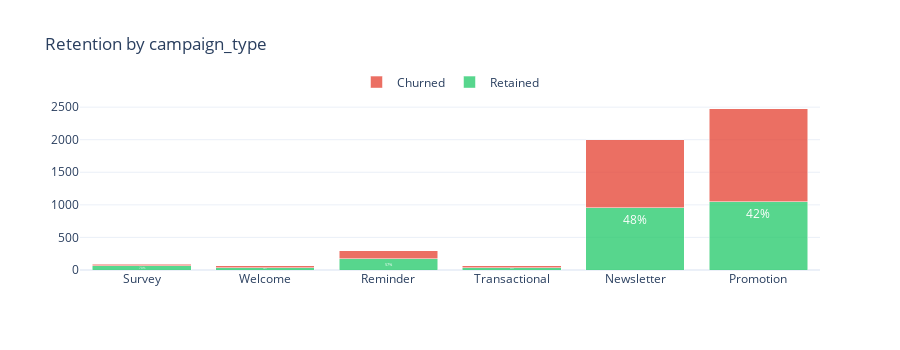

This figure's notebook cell:
### Code cell
# Categorical feature analysis using Cramér's V (if target exists at entity level)
categorical_cols = [c for c in df.select_dtypes(include=['object', 'category']).columns 
                    if c not in [ENTITY_COLUMN, TIME_COLUMN]]

if categorical_cols and ENTITY_COLUMN:
    print("="*70)
    print("CATEGORICAL FEATURE ANALYSIS (Cramér's V)")
    print("="*70)
    
    # For event data, aggregate to entity level first (mode category per entity)
    entity_cats = df.groupby(ENTITY_COLUMN)[categorical_cols].agg(lambda x: x.mode().iloc[0] if len(x.mode()) > 0 else None)
    
    if TARGET_COLUMN and TARGET_COLUMN in df.columns:
        entity_target = df.groupby(ENTITY_COLUMN)[TARGET_COLUMN].first()
        entity_data = entity_cats.join(entity_target)
        
        overall_retention = entity_data[TARGET_COLUMN].mean()
        print(f"\nOverall retention rate: {overall_retention:.1%}")
        
        cat_analyzer = CategoricalTargetAnalyzer(min_samples_per_category=10)
        cat_summary = cat_analyzer.analyze_multiple(entity_data.reset_index(), categorical_cols, TARGET_COLUMN)
        
        print("\n📊 Categorical Feature Strength:")
        print(f"{'Feature':<25} {'Cramér V':>10} {'Strength':<12} {'Significance'}")
        print("-" * 60)
        
        for _, row in cat_summary.iterrows():
            strength = "Strong" if row["cramers_v"] >= 0.3 else "Moderate" if row["cramers_v"] >= 0.1 else "Weak"
            sig = "***" if row["p_value"] < 0.001 else "**" if row["p_value"] < 0.01 else "*" if row["p_value"] < 0.05 else ""
            print(f"{row['feature'][:24]:<25} {row['cramers_v']:>10.3f} {strength:<12} {sig}")
        
        # Detailed analysis for top categorical features
        for col_name in categorical_cols[:3]:
            result = cat_analyzer.analyze(entity_data.reset_index(), col_name, TARGET_COLUMN)
            
            if len(result.category_stats) > 0:
                print(f"\n{'─'*60}")
                print(f"📊 {col_name.upper()} - Retention by Category")
                print("─"*60)
                
                cat_stats = result.category_stats
                categories = cat_stats['category'].tolist()
                retained_counts = cat_stats['retained_count'].tolist()
                churned_counts = cat_stats['churned_count'].tolist()
                
                # Stacked bar chart
                fig = go.Figure()
                fig.add_trace(go.Bar(
                    name='Retained', x=categories, y=retained_counts,
                    marker_color='rgba(46, 204, 113, 0.8)',
                    text=[f"{r/(r+c)*100:.0f}%" for r, c in zip(retained_counts, churned_counts)],
                    textposition='inside', textfont=dict(color='white', size=12)
                ))
                fig.add_trace(go.Bar(
                    name='Churned', x=categories, y=churned_counts,
                    marker_color='rgba(231, 76, 60, 0.8)',
                ))
                fig.update_layout(
                    barmode='stack', title=f"Retention by {col_name}",
                    template='plotly_white', height=350,
                    legend=dict(orientation="h", yanchor="bottom", y=1.02, xanchor="center", x=0.5)
                )
                display_figure(fig)
                
                # High-risk categories
                if result.high_risk_categories:
                    print(f"\n⚠️ High-risk categories (below average retention):")
                    for cat in result.high_risk_categories[:3]:
                        cat_row = cat_stats[cat_stats['category'] == cat].iloc[0]
                        print(f"   • {cat}: {cat_row['retention_rate']:.1%} retention ({cat_row['lift']:.2f}x lift)")
        
        # INTERPRETATION
        print("\n" + "─"*70)
        print("📖 INTERPRETING CRAMÉR'S V")
        print("─"*70)
        print("""
Cramér's V measures association strength for categorical variables:
  V ≥ 0.3:  Strong association
  V 0.1-0.3: Moderate association
  V < 0.1:  Weak association

Significance: *** p<0.001, ** p<0.01, * p<0.05

High-risk categories (lift < 0.9x overall retention):
  → Target for retention campaigns
  → Investigate why these segments churn more
""")
    else:
        print("\nCategorical columns found but no target for association analysis")
        print(f"  Columns: {categorical_cols}")
elif not categorical_cols:
    print("No categorical columns found for Cramér's V analysis")

### Figure 1 — Plotly figure (JSON) as saved in the notebook; plotly's stock layout.template omitted (floating-point values rounded to 4 significant figures)
{"data": [{"marker": {"color": "rgba(46, 204, 113, 0.8)"}, "name": "Retained", "text": ["70%", "58%", "57%", "53%", "48%", "42%"], "textfont": {"color": "white", "size": 12}, "textposition": "inside", "type": "bar", "x": ["Survey", "Welcome", "Reminder", "Transactional", "Newsletter", "Promotion"], "y": [62, 38, 169, 36, 959, 1051]}, {"marker": {"color": "rgba(231, 76, 60, 0.8)"}, "name": "Churned", "type": "bar", "x": ["Survey", "Welcome", "Reminder", "Transactional", "Newsletter", "Promotion"], "y": [26, 28, 129, 32, 1040, 1428]}], "layout": {"barmode": "stack", "height": 350, "legend": {"orientation": "h", "x": 0.5, "xanchor": "center", "y": 1.02, "yanchor": "bottom"}, "title": {"text": "Retention by campaign_type"}}}
